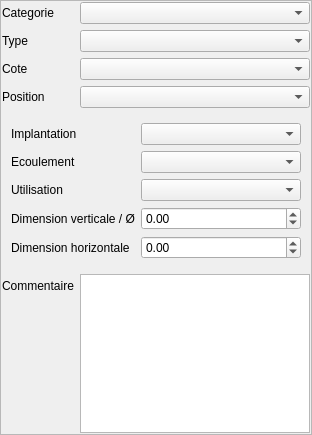
<?xml version="1.0" encoding="UTF-8"?>
<ui version="4.0">
 <class>Form</class>
 <widget class="QWidget" name="Form">
  <property name="geometry">
   <rect>
    <x>0</x>
    <y>0</y>
    <width>312</width>
    <height>435</height>
   </rect>
  </property>
  <property name="windowTitle">
   <string>Form</string>
  </property>
  <layout class="QVBoxLayout" name="verticalLayout_2">
   <property name="margin">
    <number>0</number>
   </property>
   <item>
    <widget class="QFrame" name="frame_2">
     <property name="frameShape">
      <enum>QFrame::StyledPanel</enum>
     </property>
     <property name="frameShadow">
      <enum>QFrame::Raised</enum>
     </property>
     <layout class="QFormLayout" name="formLayout_3">
      <property name="margin">
       <number>1</number>
      </property>
      <item row="3" column="0">
       <widget class="QLabel" name="label">
        <property name="text">
         <string>Cote</string>
        </property>
       </widget>
      </item>
      <item row="3" column="1">
       <widget class="QComboBox" name="comboBox_cote"/>
      </item>
      <item row="7" column="0" colspan="2">
       <widget class="QStackedWidget" name="stackedWidget">
        <property name="currentIndex">
         <number>0</number>
        </property>
        <widget class="QWidget" name="page">
         <layout class="QFormLayout" name="formLayout">
          <property name="fieldGrowthPolicy">
           <enum>QFormLayout::AllNonFixedFieldsGrow</enum>
          </property>
          <item row="4" column="0">
           <widget class="QLabel" name="label_4">
            <property name="text">
             <string>Implantation</string>
            </property>
           </widget>
          </item>
          <item row="4" column="1">
           <widget class="QComboBox" name="comboBox_implantation"/>
          </item>
          <item row="6" column="0">
           <widget class="QLabel" name="label_5">
            <property name="text">
             <string>Ecoulement</string>
            </property>
           </widget>
          </item>
          <item row="6" column="1">
           <widget class="QComboBox" name="comboBox_ecoulement"/>
          </item>
          <item row="8" column="0">
           <widget class="QLabel" name="label_6">
            <property name="text">
             <string>Utilisation</string>
            </property>
           </widget>
          </item>
          <item row="8" column="1">
           <widget class="QComboBox" name="comboBox_utilisation"/>
          </item>
          <item row="10" column="0">
           <widget class="QLabel" name="label_7">
            <property name="text">
             <string>Dimension verticale / Ø</string>
            </property>
           </widget>
          </item>
          <item row="10" column="1">
           <widget class="QDoubleSpinBox" name="doubleSpinBox_dimvert">
            <property name="minimum">
             <double>-1.000000000000000</double>
            </property>
           </widget>
          </item>
          <item row="12" column="0">
           <widget class="QLabel" name="label_8">
            <property name="text">
             <string>Dimension horizontale</string>
            </property>
           </widget>
          </item>
          <item row="12" column="1">
           <widget class="QDoubleSpinBox" name="doubleSpinBox_dimhoriz">
            <property name="minimum">
             <double>-1.000000000000000</double>
            </property>
           </widget>
          </item>
         </layout>
        </widget>
        <widget class="QWidget" name="page_2">
         <layout class="QFormLayout" name="formLayout_2">
          <property name="fieldGrowthPolicy">
           <enum>QFormLayout::AllNonFixedFieldsGrow</enum>
          </property>
          <item row="4" column="0">
           <widget class="QLabel" name="label_14">
            <property name="text">
             <string>Securité</string>
            </property>
           </widget>
          </item>
          <item row="4" column="1">
           <widget class="QComboBox" name="comboBox_securite"/>
          </item>
         </layout>
        </widget>
       </widget>
      </item>
      <item row="4" column="0">
       <widget class="QLabel" name="label_12">
        <property name="text">
         <string>Position</string>
        </property>
       </widget>
      </item>
      <item row="4" column="1">
       <widget class="QComboBox" name="comboBox_position"/>
      </item>
      <item row="8" column="0">
       <widget class="QLabel" name="label_9">
        <property name="text">
         <string>Commentaire</string>
        </property>
       </widget>
      </item>
      <item row="8" column="1">
       <widget class="QTextBrowser" name="textBrowser_comm">
        <property name="readOnly">
         <bool>false</bool>
        </property>
       </widget>
      </item>
      <item row="1" column="0">
       <widget class="QLabel" name="label_11">
        <property name="text">
         <string>Categorie</string>
        </property>
       </widget>
      </item>
      <item row="1" column="1">
       <widget class="QComboBox" name="comboBox_cat"/>
      </item>
      <item row="2" column="0">
       <widget class="QLabel" name="label_3">
        <property name="text">
         <string>Type</string>
        </property>
       </widget>
      </item>
      <item row="2" column="1">
       <widget class="QComboBox" name="comboBox_type"/>
      </item>
     </layout>
    </widget>
   </item>
  </layout>
 </widget>
 <resources/>
 <connections/>
</ui>
